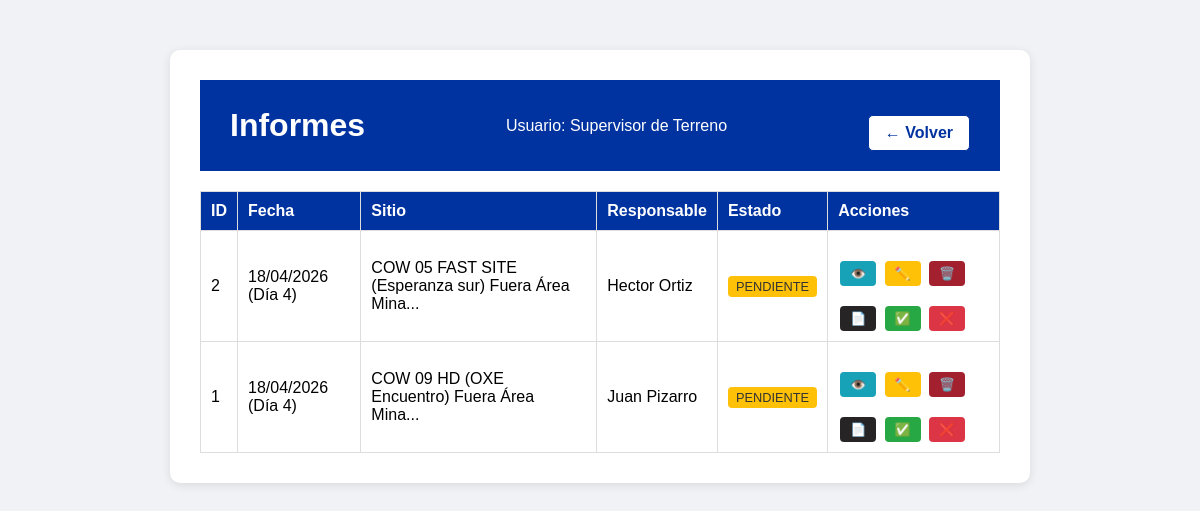
Before: /ver_informes (signed in) with the older database file.
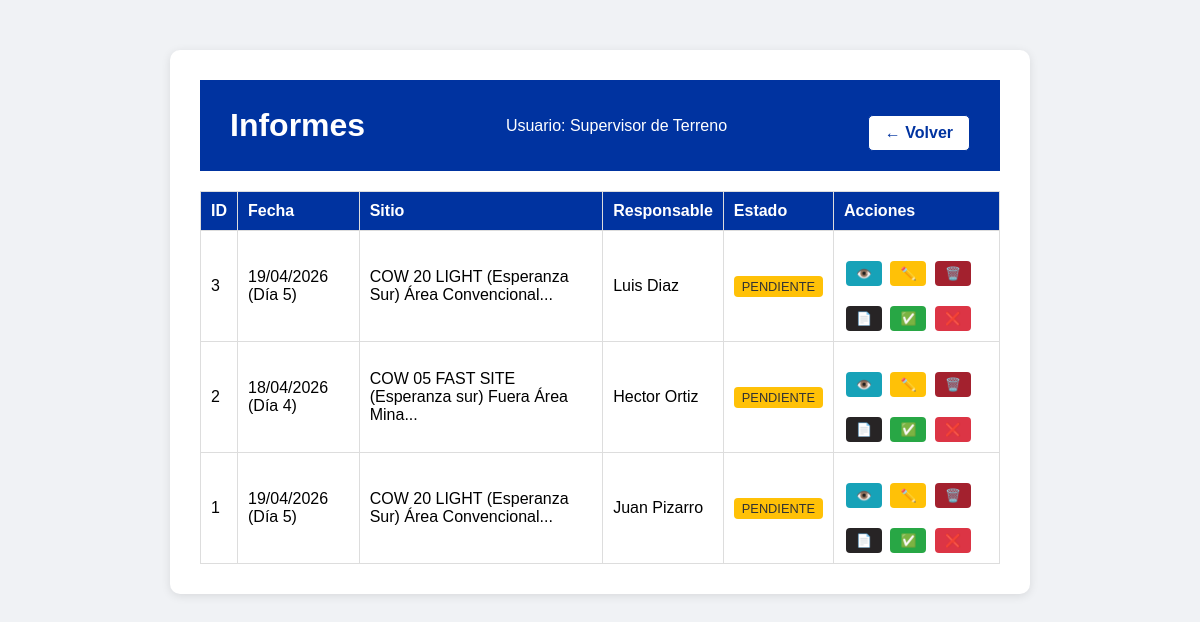
After: the same page with the newer database file.
### app.py (models this page shows, shortened)
class InspeccionCOW(db.Model):
    id = db.Column(db.Integer, primary_key=True)
    usuario_id = db.Column(db.Integer, db.ForeignKey('usuario.id'), nullable=False)
    fecha = db.Column(db.String(20), nullable=False)
    dia_turno = db.Column(db.Integer, nullable=False)
    responsable = db.Column(db.String(50), nullable=False)
    nombre_sitio = db.Column(db.String(150), nullable=False)
    horometro = db.Column(db.Integer, nullable=False)
    hora_inicio = db.Column(db.String(10), nullable=False)
    hora_termino = db.Column(db.String(10), nullable=False)
    horas_funcionamiento = db.Column(db.Integer, nullable=True)
    cantidad_arranques = db.Column(db.Integer, nullable=True)
    nivel_aceite = db.Column(db.String(10), nullable=True)
    nivel_combustible = db.Column(db.String(10), nullable=True)
    nivel_refrigerante = db.Column(db.String(10), nullable=True)
    proxima_mantencion = db.Column(db.Integer, nullable=True)
    estado_ge_principal = db.Column(db.String(10), nullable=True)
    uso_ge_auxiliar = db.Column(db.String(5), nullable=True)
    limpieza_ge_interior = db.Column(db.String(5), nullable=True)
    limpieza_radiador = db.Column(db.String(5), nullable=True)
    sistema_combustible = db.Column(db.String(5), nullable=True)
    arranque_automatico = db.Column(db.String(5), nullable=True)
    limpieza_interior = db.Column(db.String(5), nullable=True)
    limpieza_exterior = db.Column(db.String(5), nullable=True)
    cable_5p_4p = db.Column(db.String(5), nullable=True)
    adaptador_ge_aux = db.Column(db.String(5), nullable=True)
    limpieza_rack_energia = db.Column(db.String(5), nullable=True)
    estado_planta_vertiv = db.Column(db.String(5), nullable=True)
    rectificador_n1 = db.Column(db.String(5), nullable=True)
    rectificador_n2 = db.Column(db.String(5), nullable=True)
    rectificador_n3 = db.Column(db.String(5), nullable=True)
    estado_air_scale = db.Column(db.String(5), nullable=True)
    estado_alarmas = db.Column(db.String(5), nullable=True)
    estado_7250_ixr = db.Column(db.String(5), nullable=True)
    estado_fpfh = db.Column(db.String(5), nullable=True)
    conversor_solar_n1 = db.Column(db.String(5), nullable=True)
    conversor_solar_n2 = db.Column(db.String(5), nullable=True)
    limpieza_rack_baterias = db.Column(db.String(5), nullable=True)
    estado_baterias = db.Column(db.String(5), nullable=True)
    estado_inversor = db.Column(db.String(5), nullable=True)
    estado_ventiladores = db.Column(db.String(5), nullable=True)
    limpieza_rack_telecom = db.Column(db.String(5), nullable=True)
    limpieza_paneles = db.Column(db.String(5), nullable=True)
    estructura_paneles = db.Column(db.String(5), nullable=True)
    cantidad_cunas = db.Column(db.String(10), nullable=True)
    checkpoints = db.Column(db.String(5), nullable=True)
    presion_neumaticos = db.Column(db.String(5), nullable=True)
    estado_torre = db.Column(db.String(5), nullable=True)
    estado_piolas_viento = db.Column(db.String(5), nullable=True)
    nivelacion_carro = db.Column(db.String(5), nullable=True)
    gatas_posicionamiento = db.Column(db.String(5), nullable=True)
    manivelas_izaje = db.Column(db.String(5), nullable=True)
    observaciones_ge = db.Column(db.Text, nullable=True)
    observaciones_rack = db.Column(db.Text, nullable=True)
    observaciones_estructuras = db.Column(db.Text, nullable=True)
    foto_1 = db.Column(db.String(200), nullable=True)
    foto_2 = db.Column(db.String(200), nullable=True)
    foto_3 = db.Column(db.String(200), nullable=True)
    foto_rack_1 = db.Column(db.String(200), nullable=True)
    foto_rack_2 = db.Column(db.String(200), nullable=True)
    foto_rack_3 = db.Column(db.String(200), nullable=True)
    foto_estructuras_1 = db.Column(db.String(200), nullable=True)
    foto_estructuras_2 = db.Column(db.String(200), nullable=True)
    foto_estructuras_3 = db.Column(db.String(200), nullable=True)
    foto_levantamiento_1 = db.Column(db.String(200), nullable=True)
    foto_levantamiento_2 = db.Column(db.String(200), nullable=True)
    foto_levantamiento_3 = db.Column(db.String(200), nullable=True)
    foto_levantamiento_4 = db.Column(db.String(200), nullable=True)
    foto_levantamiento_5 = db.Column(db.String(200), nullable=True)
    foto_levantamiento_6 = db.Column(db.String(200), nullable=True)
    foto_levantamiento_7 = db.Column(db.String(200), nullable=True)
    foto_levantamiento_8 = db.Column(db.String(200), nullable=True)
    foto_levantamiento_9 = db.Column(db.String(200), nullable=True)
    foto_levantamiento_10 = db.Column(db.String(200), nullable=True)
    foto_levantamiento_11 = db.Column(db.String(200), nullable=True)
    foto_levantamiento_12 = db.Column(db.String(200), nullable=True)
    foto_levantamiento_13 = db.Column(db.String(200), nullable=True)
    foto_levantamiento_14 = db.Column(db.String(200), nullable=True)
    foto_levantamiento_15 = db.Column(db.String(200), nullable=True)
    foto_levantamiento_16 = db.Column(db.String(200), nullable=True)
    foto_levantamiento_17 = db.Column(db.String(200), nullable=True)
    foto_levantamiento_18 = db.Column(db.String(200), nullable=True)
    foto_levantamiento_19 = db.Column(db.String(200), nullable=True)
    foto_levantamiento_20 = db.Column(db.String(200), nullable=True)
    foto_levantamiento_21 = db.Column(db.String(200), nullable=True)
    foto_levantamiento_22 = db.Column(db.String(200), nullable=True)
    foto_levantamiento_23 = db.Column(db.String(200), nullable=True)
    foto_levantamiento_24 = db.Column(db.String(200), nullable=True)
    foto_levantamiento_25 = db.Column(db.String(200), nullable=True)
    foto_levantamiento_26 = db.Column(db.String(200), nullable=True)
    foto_levantamiento_27 = db.Column(db.String(200), nullable=True)
    foto_levantamiento_28 = db.Column(db.String(200), nullable=True)
    foto_levantamiento_29 = db.Column(db.String(200), nullable=True)
    foto_levantamiento_30 = db.Column(db.String(200), nullable=True)
    foto_levantamiento_31 = db.Column(db.String(200), nullable=True)
    foto_levantamiento_32 = db.Column(db.String(200), nullable=True)
    foto_levantamiento_33 = db.Column(db.String(200), nullable=True)
    foto_mejora_1 = db.Column(db.String(200), nullable=True)
    descripcion_mejora_1 = db.Column(db.String(500), nullable=True)
    foto_mejora_2 = db.Column(db.String(200), nullable=True)
    descripcion_mejora_2 = db.Column(db.String(500), nullable=True)
    foto_mejora_3 = db.Column(db.String(200), nullable=True)
    descripcion_mejora_3 = db.Column(db.String(500), nullable=True)
    foto_mejora_4 = db.Column(db.String(200), nullable=True)
    descripcion_mejora_4 = db.Column(db.String(500), nullable=True)
    estado = db.Column(db.String(20), default='pendiente')  # pendiente, aprobado, rechazado
    fecha_registro = db.Column(db.DateTime, default=datetime.utcnow)
    usuario = db.relationship('Usuario', backref='inspecciones_cow')

### app.py (the view)
@app.route('/ver_informes')
def ver_informes():
    if 'username' not in session:
        return redirect(url_for('login'))
    usuario_actual = Usuario.query.filter_by(username=session['username']).first()
    if usuario_actual.rol == 'supervisor':
        inspecciones = InspeccionCOW.query.order_by(InspeccionCOW.fecha_registro.desc()).all()
    else:
        inspecciones = InspeccionCOW.query.filter_by(usuario_id=usuario_actual.id).order_by(InspeccionCOW.fecha_registro.desc()).all()
    return render_template('ver_informes.html', usuario=session['nombre'], rol=session['rol'], inspecciones=inspecciones)

### templates/ver_informes.html (shortened to what this page needs)
<!DOCTYPE html>
<html lang="es">
<head>
    <link rel="stylesheet" href="{{ url_for('static', filename='style.css') }}">
</head>
<body>
    <div class="container">
        <div class="header">
            <h1>Informes</h1>
            <p>Usuario: {{ usuario }}</p>
            <a href="{{ url_for('menu') }}" class="volver-btn">← Volver</a>
        </div>
        {% if inspecciones %}
            <table class="tabla-informes">
                <thead>
                    <tr>
                        <th>ID</th>
                        <th>Fecha</th>
                        <th>Sitio</th>
                        <th>Responsable</th>
                        <th>Estado</th>
                        <th>Acciones</th>
                    </tr>
                </thead>
                <tbody>
                    {% for ins in inspecciones %}
                    <tr>
                        <td>{{ ins.id }}</td>
                        <td>{{ ins.fecha }} (Día {{ ins.dia_turno }})</td>
                        <td>{{ ins.nombre_sitio[:50] }}...</td>
                        <td>{{ ins.responsable }}</td>
                        <td>
                            <span class="estado {{ ins.estado }}">
                                {{ ins.estado|upper }}
                            </span>
                        </td>
                        <td>
    <a href="{{ url_for('ver_informe', id=ins.id) }}" class="btn-ver">👁️</a>
    <a href="{{ url_for('editar_informe', id=ins.id) }}" class="btn-editar">✏️</a>
    <a href="{{ url_for('borrar_informe', id=ins.id) }}" class="btn-borrar" onclick="return confirm('¿Eliminar este informe?')">🗑️</a>
    {% if rol == 'supervisor' and ins.estado == 'pendiente' %}
    <a href="{{ url_for('generar_pdf', id=ins.id) }}" class="btn-pdf" target="_blank">📄</a>
    <a href="{{ url_for('aprobar_informe', id=ins.id) }}" class="btn-aprobar">✅</a>
    <a href="{{ url_for('rechazar_informe', id=ins.id) }}" class="btn-rechazar">❌</a>
    {% endif %}
</td>
                    </tr>
                    {% endfor %}
                </tbody>
            </table>
        {% else %}
            <p>No hay informes registrados.</p>
        {% endif %}
    </div>
</body>
</html>

Changed rows visible on the page:
added InspeccionCOW: id "3", fecha "19/04/2026", dia_turno "5", nombre_sitio "COW 20 LIGHT (Esperanza Sur) Área Convencional", responsable "Luis Diaz", estado "PENDIENTE"
changed InspeccionCOW "Juan Pizarro": fecha "18/04/2026" → "19/04/2026"; dia_turno "4" → "5"; nombre_sitio "COW 09 HD (OXE Encuentro) Fuera Área Mina" → "COW 20 LIGHT (Esperanza Sur) Área Convencional"
